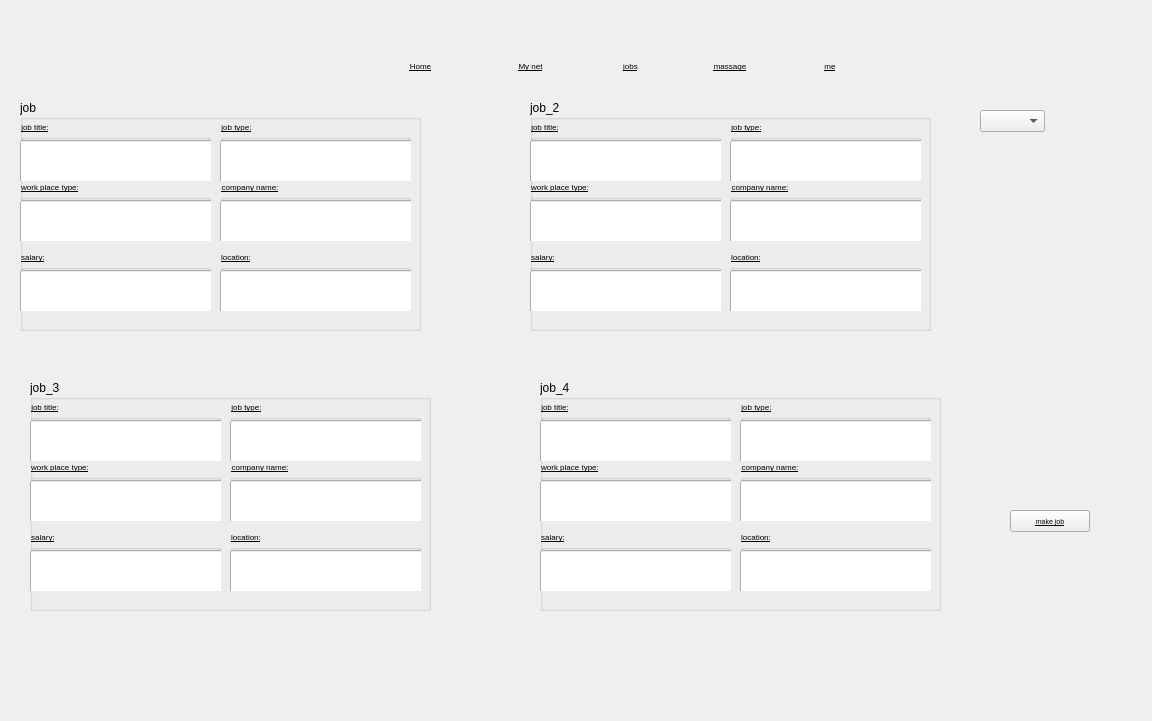
<?xml version="1.0" encoding="UTF-8"?>
<ui version="4.0">
 <class>jobs_c</class>
 <widget class="QDialog" name="jobs_c">
  <property name="geometry">
   <rect>
    <x>0</x>
    <y>0</y>
    <width>1152</width>
    <height>721</height>
   </rect>
  </property>
  <property name="windowTitle">
   <string>Dialog</string>
  </property>
  <widget class="QLabel" name="label_6">
   <property name="geometry">
    <rect>
     <x>10</x>
     <y>10</y>
     <width>47</width>
     <height>31</height>
    </rect>
   </property>
   <property name="text">
    <string/>
   </property>
  </widget>
  <widget class="QLabel" name="label_5">
   <property name="geometry">
    <rect>
     <x>820</x>
     <y>30</y>
     <width>51</width>
     <height>31</height>
    </rect>
   </property>
   <property name="accessibleName">
    <string>&lt;html&gt;&lt;head/&gt;&lt;body&gt;&lt;p&gt;&lt;span style=&quot; font-size:6pt;&quot;&gt;me&lt;/span&gt;&lt;/p&gt;&lt;/body&gt;&lt;/html&gt;</string>
   </property>
   <property name="text">
    <string/>
   </property>
  </widget>
  <widget class="QPushButton" name="pushButton_3">
   <property name="geometry">
    <rect>
     <x>590</x>
     <y>50</y>
     <width>81</width>
     <height>31</height>
    </rect>
   </property>
   <property name="font">
    <font>
     <pointsize>6</pointsize>
     <underline>true</underline>
    </font>
   </property>
   <property name="text">
    <string>jobs</string>
   </property>
   <property name="flat">
    <bool>true</bool>
   </property>
  </widget>
  <widget class="QLabel" name="label_2">
   <property name="geometry">
    <rect>
     <x>506</x>
     <y>23</y>
     <width>61</width>
     <height>31</height>
    </rect>
   </property>
   <property name="text">
    <string/>
   </property>
  </widget>
  <widget class="QLabel" name="label">
   <property name="geometry">
    <rect>
     <x>406</x>
     <y>23</y>
     <width>61</width>
     <height>31</height>
    </rect>
   </property>
   <property name="text">
    <string/>
   </property>
  </widget>
  <widget class="QPushButton" name="pushButton">
   <property name="enabled">
    <bool>true</bool>
   </property>
   <property name="geometry">
    <rect>
     <x>380</x>
     <y>50</y>
     <width>81</width>
     <height>31</height>
    </rect>
   </property>
   <property name="font">
    <font>
     <pointsize>6</pointsize>
     <underline>true</underline>
    </font>
   </property>
   <property name="text">
    <string>Home</string>
   </property>
   <property name="flat">
    <bool>true</bool>
   </property>
  </widget>
  <widget class="QLabel" name="label_3">
   <property name="geometry">
    <rect>
     <x>606</x>
     <y>23</y>
     <width>61</width>
     <height>31</height>
    </rect>
   </property>
   <property name="text">
    <string/>
   </property>
  </widget>
  <widget class="QLabel" name="label_4">
   <property name="geometry">
    <rect>
     <x>706</x>
     <y>23</y>
     <width>61</width>
     <height>31</height>
    </rect>
   </property>
   <property name="text">
    <string/>
   </property>
  </widget>
  <widget class="QPushButton" name="pushButton_5">
   <property name="enabled">
    <bool>true</bool>
   </property>
   <property name="geometry">
    <rect>
     <x>790</x>
     <y>50</y>
     <width>80</width>
     <height>31</height>
    </rect>
   </property>
   <property name="font">
    <font>
     <pointsize>6</pointsize>
     <underline>true</underline>
    </font>
   </property>
   <property name="acceptDrops">
    <bool>false</bool>
   </property>
   <property name="layoutDirection">
    <enum>Qt::LeftToRight</enum>
   </property>
   <property name="text">
    <string>me</string>
   </property>
   <property name="flat">
    <bool>true</bool>
   </property>
  </widget>
  <widget class="QPushButton" name="pushButton_4">
   <property name="enabled">
    <bool>true</bool>
   </property>
   <property name="geometry">
    <rect>
     <x>690</x>
     <y>50</y>
     <width>80</width>
     <height>31</height>
    </rect>
   </property>
   <property name="font">
    <font>
     <pointsize>6</pointsize>
     <underline>true</underline>
    </font>
   </property>
   <property name="acceptDrops">
    <bool>false</bool>
   </property>
   <property name="layoutDirection">
    <enum>Qt::LeftToRight</enum>
   </property>
   <property name="text">
    <string>massage</string>
   </property>
   <property name="flat">
    <bool>true</bool>
   </property>
  </widget>
  <widget class="QPushButton" name="pushButton_2">
   <property name="geometry">
    <rect>
     <x>490</x>
     <y>50</y>
     <width>81</width>
     <height>31</height>
    </rect>
   </property>
   <property name="font">
    <font>
     <pointsize>6</pointsize>
     <underline>true</underline>
    </font>
   </property>
   <property name="text">
    <string>My net</string>
   </property>
   <property name="flat">
    <bool>true</bool>
   </property>
  </widget>
  <widget class="QComboBox" name="comboBox">
   <property name="geometry">
    <rect>
     <x>980</x>
     <y>110</y>
     <width>65</width>
     <height>22</height>
    </rect>
   </property>
   <property name="font">
    <font>
     <pointsize>5</pointsize>
    </font>
   </property>
  </widget>
  <widget class="QPushButton" name="pushButton_6">
   <property name="geometry">
    <rect>
     <x>1010</x>
     <y>510</y>
     <width>80</width>
     <height>22</height>
    </rect>
   </property>
   <property name="font">
    <font>
     <pointsize>5</pointsize>
     <underline>true</underline>
    </font>
   </property>
   <property name="text">
    <string>make job</string>
   </property>
  </widget>
  <widget class="QGroupBox" name="groupBox_4">
   <property name="geometry">
    <rect>
     <x>540</x>
     <y>380</y>
     <width>401</width>
     <height>231</height>
    </rect>
   </property>
   <property name="title">
    <string>job_4</string>
   </property>
   <widget class="QGroupBox" name="groupBox_47">
    <property name="geometry">
     <rect>
      <x>0</x>
      <y>150</y>
      <width>191</width>
      <height>61</height>
     </rect>
    </property>
    <property name="font">
     <font>
      <pointsize>6</pointsize>
      <underline>true</underline>
     </font>
    </property>
    <property name="styleSheet">
     <string notr="true">color: rgb(0, 0, 0);</string>
    </property>
    <property name="title">
     <string>salary:</string>
    </property>
    <property name="flat">
     <bool>false</bool>
    </property>
    <widget class="QLineEdit" name="lineEdit_44">
     <property name="geometry">
      <rect>
       <x>0</x>
       <y>20</y>
       <width>291</width>
       <height>51</height>
      </rect>
     </property>
     <property name="font">
      <font>
       <pointsize>6</pointsize>
       <underline>true</underline>
      </font>
     </property>
    </widget>
   </widget>
   <widget class="QGroupBox" name="groupBox_48">
    <property name="geometry">
     <rect>
      <x>0</x>
      <y>80</y>
      <width>191</width>
      <height>61</height>
     </rect>
    </property>
    <property name="font">
     <font>
      <pointsize>6</pointsize>
      <underline>true</underline>
     </font>
    </property>
    <property name="styleSheet">
     <string notr="true">color: rgb(0, 0, 0);</string>
    </property>
    <property name="title">
     <string>work place type:</string>
    </property>
    <property name="flat">
     <bool>false</bool>
    </property>
    <widget class="QLineEdit" name="lineEdit_45">
     <property name="geometry">
      <rect>
       <x>0</x>
       <y>20</y>
       <width>291</width>
       <height>51</height>
      </rect>
     </property>
     <property name="font">
      <font>
       <pointsize>6</pointsize>
       <underline>true</underline>
      </font>
     </property>
    </widget>
   </widget>
   <widget class="QGroupBox" name="groupBox_49">
    <property name="geometry">
     <rect>
      <x>0</x>
      <y>20</y>
      <width>191</width>
      <height>61</height>
     </rect>
    </property>
    <property name="font">
     <font>
      <pointsize>6</pointsize>
      <underline>true</underline>
     </font>
    </property>
    <property name="styleSheet">
     <string notr="true">color: rgb(0, 0, 0);</string>
    </property>
    <property name="title">
     <string>job title:</string>
    </property>
    <property name="flat">
     <bool>false</bool>
    </property>
    <widget class="QLineEdit" name="lineEdit_46">
     <property name="geometry">
      <rect>
       <x>0</x>
       <y>20</y>
       <width>291</width>
       <height>51</height>
      </rect>
     </property>
     <property name="font">
      <font>
       <pointsize>6</pointsize>
       <underline>true</underline>
      </font>
     </property>
    </widget>
   </widget>
   <widget class="QGroupBox" name="groupBox_50">
    <property name="geometry">
     <rect>
      <x>200</x>
      <y>20</y>
      <width>191</width>
      <height>61</height>
     </rect>
    </property>
    <property name="font">
     <font>
      <pointsize>6</pointsize>
      <underline>true</underline>
     </font>
    </property>
    <property name="styleSheet">
     <string notr="true">color: rgb(0, 0, 0);</string>
    </property>
    <property name="title">
     <string>job type:</string>
    </property>
    <property name="flat">
     <bool>false</bool>
    </property>
    <widget class="QLineEdit" name="lineEdit_47">
     <property name="geometry">
      <rect>
       <x>0</x>
       <y>20</y>
       <width>291</width>
       <height>51</height>
      </rect>
     </property>
     <property name="font">
      <font>
       <pointsize>6</pointsize>
       <underline>true</underline>
      </font>
     </property>
    </widget>
   </widget>
   <widget class="QGroupBox" name="groupBox_51">
    <property name="geometry">
     <rect>
      <x>200</x>
      <y>80</y>
      <width>191</width>
      <height>61</height>
     </rect>
    </property>
    <property name="font">
     <font>
      <pointsize>6</pointsize>
      <underline>true</underline>
     </font>
    </property>
    <property name="styleSheet">
     <string notr="true">color: rgb(0, 0, 0);</string>
    </property>
    <property name="title">
     <string>company name:</string>
    </property>
    <property name="flat">
     <bool>false</bool>
    </property>
    <widget class="QLineEdit" name="lineEdit_48">
     <property name="geometry">
      <rect>
       <x>0</x>
       <y>20</y>
       <width>291</width>
       <height>51</height>
      </rect>
     </property>
     <property name="font">
      <font>
       <pointsize>6</pointsize>
       <underline>true</underline>
      </font>
     </property>
    </widget>
   </widget>
   <widget class="QGroupBox" name="groupBox_52">
    <property name="geometry">
     <rect>
      <x>200</x>
      <y>150</y>
      <width>191</width>
      <height>61</height>
     </rect>
    </property>
    <property name="font">
     <font>
      <pointsize>6</pointsize>
      <underline>true</underline>
     </font>
    </property>
    <property name="styleSheet">
     <string notr="true">color: rgb(0, 0, 0);</string>
    </property>
    <property name="title">
     <string>location:</string>
    </property>
    <property name="flat">
     <bool>false</bool>
    </property>
    <widget class="QLineEdit" name="lineEdit_49">
     <property name="geometry">
      <rect>
       <x>0</x>
       <y>20</y>
       <width>291</width>
       <height>51</height>
      </rect>
     </property>
     <property name="font">
      <font>
       <pointsize>6</pointsize>
       <underline>true</underline>
      </font>
     </property>
    </widget>
   </widget>
  </widget>
  <widget class="QGroupBox" name="groupBox">
   <property name="geometry">
    <rect>
     <x>20</x>
     <y>100</y>
     <width>401</width>
     <height>231</height>
    </rect>
   </property>
   <property name="title">
    <string>job</string>
   </property>
   <widget class="QGroupBox" name="groupBox_29">
    <property name="geometry">
     <rect>
      <x>0</x>
      <y>150</y>
      <width>191</width>
      <height>61</height>
     </rect>
    </property>
    <property name="font">
     <font>
      <pointsize>6</pointsize>
      <underline>true</underline>
     </font>
    </property>
    <property name="styleSheet">
     <string notr="true">color: rgb(0, 0, 0);</string>
    </property>
    <property name="title">
     <string>salary:</string>
    </property>
    <property name="flat">
     <bool>false</bool>
    </property>
    <widget class="QLineEdit" name="lineEdit_26">
     <property name="geometry">
      <rect>
       <x>0</x>
       <y>20</y>
       <width>291</width>
       <height>51</height>
      </rect>
     </property>
     <property name="font">
      <font>
       <pointsize>6</pointsize>
       <underline>true</underline>
      </font>
     </property>
    </widget>
   </widget>
   <widget class="QGroupBox" name="groupBox_30">
    <property name="geometry">
     <rect>
      <x>0</x>
      <y>80</y>
      <width>191</width>
      <height>61</height>
     </rect>
    </property>
    <property name="font">
     <font>
      <pointsize>6</pointsize>
      <underline>true</underline>
     </font>
    </property>
    <property name="styleSheet">
     <string notr="true">color: rgb(0, 0, 0);</string>
    </property>
    <property name="title">
     <string>work place type:</string>
    </property>
    <property name="flat">
     <bool>false</bool>
    </property>
    <widget class="QLineEdit" name="lineEdit_27">
     <property name="geometry">
      <rect>
       <x>0</x>
       <y>20</y>
       <width>291</width>
       <height>51</height>
      </rect>
     </property>
     <property name="font">
      <font>
       <pointsize>6</pointsize>
       <underline>true</underline>
      </font>
     </property>
    </widget>
   </widget>
   <widget class="QGroupBox" name="groupBox_31">
    <property name="geometry">
     <rect>
      <x>0</x>
      <y>20</y>
      <width>191</width>
      <height>61</height>
     </rect>
    </property>
    <property name="font">
     <font>
      <pointsize>6</pointsize>
      <underline>true</underline>
     </font>
    </property>
    <property name="styleSheet">
     <string notr="true">color: rgb(0, 0, 0);</string>
    </property>
    <property name="title">
     <string>job title:</string>
    </property>
    <property name="flat">
     <bool>false</bool>
    </property>
    <widget class="QLineEdit" name="lineEdit_28">
     <property name="geometry">
      <rect>
       <x>0</x>
       <y>20</y>
       <width>291</width>
       <height>51</height>
      </rect>
     </property>
     <property name="font">
      <font>
       <pointsize>6</pointsize>
       <underline>true</underline>
      </font>
     </property>
    </widget>
   </widget>
   <widget class="QGroupBox" name="groupBox_32">
    <property name="geometry">
     <rect>
      <x>200</x>
      <y>20</y>
      <width>191</width>
      <height>61</height>
     </rect>
    </property>
    <property name="font">
     <font>
      <pointsize>6</pointsize>
      <underline>true</underline>
     </font>
    </property>
    <property name="styleSheet">
     <string notr="true">color: rgb(0, 0, 0);</string>
    </property>
    <property name="title">
     <string>job type:</string>
    </property>
    <property name="flat">
     <bool>false</bool>
    </property>
    <widget class="QLineEdit" name="lineEdit_29">
     <property name="geometry">
      <rect>
       <x>0</x>
       <y>20</y>
       <width>291</width>
       <height>51</height>
      </rect>
     </property>
     <property name="font">
      <font>
       <pointsize>6</pointsize>
       <underline>true</underline>
      </font>
     </property>
    </widget>
   </widget>
   <widget class="QGroupBox" name="groupBox_33">
    <property name="geometry">
     <rect>
      <x>200</x>
      <y>80</y>
      <width>191</width>
      <height>61</height>
     </rect>
    </property>
    <property name="font">
     <font>
      <pointsize>6</pointsize>
      <underline>true</underline>
     </font>
    </property>
    <property name="styleSheet">
     <string notr="true">color: rgb(0, 0, 0);</string>
    </property>
    <property name="title">
     <string>company name:</string>
    </property>
    <property name="flat">
     <bool>false</bool>
    </property>
    <widget class="QLineEdit" name="lineEdit_30">
     <property name="geometry">
      <rect>
       <x>0</x>
       <y>20</y>
       <width>291</width>
       <height>51</height>
      </rect>
     </property>
     <property name="font">
      <font>
       <pointsize>6</pointsize>
       <underline>true</underline>
      </font>
     </property>
    </widget>
   </widget>
   <widget class="QGroupBox" name="groupBox_34">
    <property name="geometry">
     <rect>
      <x>200</x>
      <y>150</y>
      <width>191</width>
      <height>61</height>
     </rect>
    </property>
    <property name="font">
     <font>
      <pointsize>6</pointsize>
      <underline>true</underline>
     </font>
    </property>
    <property name="styleSheet">
     <string notr="true">color: rgb(0, 0, 0);</string>
    </property>
    <property name="title">
     <string>location:</string>
    </property>
    <property name="flat">
     <bool>false</bool>
    </property>
    <widget class="QLineEdit" name="lineEdit_31">
     <property name="geometry">
      <rect>
       <x>0</x>
       <y>20</y>
       <width>291</width>
       <height>51</height>
      </rect>
     </property>
     <property name="font">
      <font>
       <pointsize>6</pointsize>
       <underline>true</underline>
      </font>
     </property>
    </widget>
   </widget>
  </widget>
  <widget class="QGroupBox" name="groupBox_2">
   <property name="geometry">
    <rect>
     <x>530</x>
     <y>100</y>
     <width>401</width>
     <height>231</height>
    </rect>
   </property>
   <property name="title">
    <string>job_2</string>
   </property>
   <widget class="QGroupBox" name="groupBox_35">
    <property name="geometry">
     <rect>
      <x>0</x>
      <y>150</y>
      <width>191</width>
      <height>61</height>
     </rect>
    </property>
    <property name="font">
     <font>
      <pointsize>6</pointsize>
      <underline>true</underline>
     </font>
    </property>
    <property name="styleSheet">
     <string notr="true">color: rgb(0, 0, 0);</string>
    </property>
    <property name="title">
     <string>salary:</string>
    </property>
    <property name="flat">
     <bool>false</bool>
    </property>
    <widget class="QLineEdit" name="lineEdit_32">
     <property name="geometry">
      <rect>
       <x>0</x>
       <y>20</y>
       <width>291</width>
       <height>51</height>
      </rect>
     </property>
     <property name="font">
      <font>
       <pointsize>6</pointsize>
       <underline>true</underline>
      </font>
     </property>
    </widget>
   </widget>
   <widget class="QGroupBox" name="groupBox_36">
    <property name="geometry">
     <rect>
      <x>0</x>
      <y>80</y>
      <width>191</width>
      <height>61</height>
     </rect>
    </property>
    <property name="font">
     <font>
      <pointsize>6</pointsize>
      <underline>true</underline>
     </font>
    </property>
    <property name="styleSheet">
     <string notr="true">color: rgb(0, 0, 0);</string>
    </property>
    <property name="title">
     <string>work place type:</string>
    </property>
    <property name="flat">
     <bool>false</bool>
    </property>
    <widget class="QLineEdit" name="lineEdit_33">
     <property name="geometry">
      <rect>
       <x>0</x>
       <y>20</y>
       <width>291</width>
       <height>51</height>
      </rect>
     </property>
     <property name="font">
      <font>
       <pointsize>6</pointsize>
       <underline>true</underline>
      </font>
     </property>
    </widget>
   </widget>
   <widget class="QGroupBox" name="groupBox_37">
    <property name="geometry">
     <rect>
      <x>0</x>
      <y>20</y>
      <width>191</width>
      <height>61</height>
     </rect>
    </property>
    <property name="font">
     <font>
      <pointsize>6</pointsize>
      <underline>true</underline>
     </font>
    </property>
    <property name="styleSheet">
     <string notr="true">color: rgb(0, 0, 0);</string>
    </property>
    <property name="title">
     <string>job title:</string>
    </property>
    <property name="flat">
     <bool>false</bool>
    </property>
    <widget class="QLineEdit" name="lineEdit_34">
     <property name="geometry">
      <rect>
       <x>0</x>
       <y>20</y>
       <width>291</width>
       <height>51</height>
      </rect>
     </property>
     <property name="font">
      <font>
       <pointsize>6</pointsize>
       <underline>true</underline>
      </font>
     </property>
    </widget>
   </widget>
   <widget class="QGroupBox" name="groupBox_38">
    <property name="geometry">
     <rect>
      <x>200</x>
      <y>20</y>
      <width>191</width>
      <height>61</height>
     </rect>
    </property>
    <property name="font">
     <font>
      <pointsize>6</pointsize>
      <underline>true</underline>
     </font>
    </property>
    <property name="styleSheet">
     <string notr="true">color: rgb(0, 0, 0);</string>
    </property>
    <property name="title">
     <string>job type:</string>
    </property>
    <property name="flat">
     <bool>false</bool>
    </property>
    <widget class="QLineEdit" name="lineEdit_35">
     <property name="geometry">
      <rect>
       <x>0</x>
       <y>20</y>
       <width>291</width>
       <height>51</height>
      </rect>
     </property>
     <property name="font">
      <font>
       <pointsize>6</pointsize>
       <underline>true</underline>
      </font>
     </property>
    </widget>
   </widget>
   <widget class="QGroupBox" name="groupBox_39">
    <property name="geometry">
     <rect>
      <x>200</x>
      <y>80</y>
      <width>191</width>
      <height>61</height>
     </rect>
    </property>
    <property name="font">
     <font>
      <pointsize>6</pointsize>
      <underline>true</underline>
     </font>
    </property>
    <property name="styleSheet">
     <string notr="true">color: rgb(0, 0, 0);</string>
    </property>
    <property name="title">
     <string>company name:</string>
    </property>
    <property name="flat">
     <bool>false</bool>
    </property>
    <widget class="QLineEdit" name="lineEdit_36">
     <property name="geometry">
      <rect>
       <x>0</x>
       <y>20</y>
       <width>291</width>
       <height>51</height>
      </rect>
     </property>
     <property name="font">
      <font>
       <pointsize>6</pointsize>
       <underline>true</underline>
      </font>
     </property>
    </widget>
   </widget>
   <widget class="QGroupBox" name="groupBox_40">
    <property name="geometry">
     <rect>
      <x>200</x>
      <y>150</y>
      <width>191</width>
      <height>61</height>
     </rect>
    </property>
    <property name="font">
     <font>
      <pointsize>6</pointsize>
      <underline>true</underline>
     </font>
    </property>
    <property name="styleSheet">
     <string notr="true">color: rgb(0, 0, 0);</string>
    </property>
    <property name="title">
     <string>location:</string>
    </property>
    <property name="flat">
     <bool>false</bool>
    </property>
    <widget class="QLineEdit" name="lineEdit_37">
     <property name="geometry">
      <rect>
       <x>0</x>
       <y>20</y>
       <width>291</width>
       <height>51</height>
      </rect>
     </property>
     <property name="font">
      <font>
       <pointsize>6</pointsize>
       <underline>true</underline>
      </font>
     </property>
    </widget>
   </widget>
  </widget>
  <widget class="QGroupBox" name="groupBox_3">
   <property name="geometry">
    <rect>
     <x>30</x>
     <y>380</y>
     <width>401</width>
     <height>231</height>
    </rect>
   </property>
   <property name="title">
    <string>job_3</string>
   </property>
   <widget class="QGroupBox" name="groupBox_41">
    <property name="geometry">
     <rect>
      <x>0</x>
      <y>150</y>
      <width>191</width>
      <height>61</height>
     </rect>
    </property>
    <property name="font">
     <font>
      <pointsize>6</pointsize>
      <underline>true</underline>
     </font>
    </property>
    <property name="styleSheet">
     <string notr="true">color: rgb(0, 0, 0);</string>
    </property>
    <property name="title">
     <string>salary:</string>
    </property>
    <property name="flat">
     <bool>false</bool>
    </property>
    <widget class="QLineEdit" name="lineEdit_38">
     <property name="geometry">
      <rect>
       <x>0</x>
       <y>20</y>
       <width>291</width>
       <height>51</height>
      </rect>
     </property>
     <property name="font">
      <font>
       <pointsize>6</pointsize>
       <underline>true</underline>
      </font>
     </property>
    </widget>
   </widget>
   <widget class="QGroupBox" name="groupBox_42">
    <property name="geometry">
     <rect>
      <x>0</x>
      <y>80</y>
      <width>191</width>
      <height>61</height>
     </rect>
    </property>
    <property name="font">
     <font>
      <pointsize>6</pointsize>
      <underline>true</underline>
     </font>
    </property>
    <property name="styleSheet">
     <string notr="true">color: rgb(0, 0, 0);</string>
    </property>
    <property name="title">
     <string>work place type:</string>
    </property>
    <property name="flat">
     <bool>false</bool>
    </property>
    <widget class="QLineEdit" name="lineEdit_39">
     <property name="geometry">
      <rect>
       <x>0</x>
       <y>20</y>
       <width>291</width>
       <height>51</height>
      </rect>
     </property>
     <property name="font">
      <font>
       <pointsize>6</pointsize>
       <underline>true</underline>
      </font>
     </property>
    </widget>
   </widget>
   <widget class="QGroupBox" name="groupBox_43">
    <property name="geometry">
     <rect>
      <x>0</x>
      <y>20</y>
      <width>191</width>
      <height>61</height>
     </rect>
    </property>
    <property name="font">
     <font>
      <pointsize>6</pointsize>
      <underline>true</underline>
     </font>
    </property>
    <property name="styleSheet">
     <string notr="true">color: rgb(0, 0, 0);</string>
    </property>
    <property name="title">
     <string>job title:</string>
    </property>
    <property name="flat">
     <bool>false</bool>
    </property>
    <widget class="QLineEdit" name="lineEdit_40">
     <property name="geometry">
      <rect>
       <x>0</x>
       <y>20</y>
       <width>291</width>
       <height>51</height>
      </rect>
     </property>
     <property name="font">
      <font>
       <pointsize>6</pointsize>
       <underline>true</underline>
      </font>
     </property>
    </widget>
   </widget>
   <widget class="QGroupBox" name="groupBox_44">
    <property name="geometry">
     <rect>
      <x>200</x>
      <y>20</y>
      <width>191</width>
      <height>61</height>
     </rect>
    </property>
    <property name="font">
     <font>
      <pointsize>6</pointsize>
      <underline>true</underline>
     </font>
    </property>
    <property name="styleSheet">
     <string notr="true">color: rgb(0, 0, 0);</string>
    </property>
    <property name="title">
     <string>job type:</string>
    </property>
    <property name="flat">
     <bool>false</bool>
    </property>
    <widget class="QLineEdit" name="lineEdit_41">
     <property name="geometry">
      <rect>
       <x>0</x>
       <y>20</y>
       <width>291</width>
       <height>51</height>
      </rect>
     </property>
     <property name="font">
      <font>
       <pointsize>6</pointsize>
       <underline>true</underline>
      </font>
     </property>
    </widget>
   </widget>
   <widget class="QGroupBox" name="groupBox_45">
    <property name="geometry">
     <rect>
      <x>200</x>
      <y>80</y>
      <width>191</width>
      <height>61</height>
     </rect>
    </property>
    <property name="font">
     <font>
      <pointsize>6</pointsize>
      <underline>true</underline>
     </font>
    </property>
    <property name="styleSheet">
     <string notr="true">color: rgb(0, 0, 0);</string>
    </property>
    <property name="title">
     <string>company name:</string>
    </property>
    <property name="flat">
     <bool>false</bool>
    </property>
    <widget class="QLineEdit" name="lineEdit_42">
     <property name="geometry">
      <rect>
       <x>0</x>
       <y>20</y>
       <width>291</width>
       <height>51</height>
      </rect>
     </property>
     <property name="font">
      <font>
       <pointsize>6</pointsize>
       <underline>true</underline>
      </font>
     </property>
    </widget>
   </widget>
   <widget class="QGroupBox" name="groupBox_46">
    <property name="geometry">
     <rect>
      <x>200</x>
      <y>150</y>
      <width>191</width>
      <height>61</height>
     </rect>
    </property>
    <property name="font">
     <font>
      <pointsize>6</pointsize>
      <underline>true</underline>
     </font>
    </property>
    <property name="styleSheet">
     <string notr="true">color: rgb(0, 0, 0);</string>
    </property>
    <property name="title">
     <string>location:</string>
    </property>
    <property name="flat">
     <bool>false</bool>
    </property>
    <widget class="QLineEdit" name="lineEdit_43">
     <property name="geometry">
      <rect>
       <x>0</x>
       <y>20</y>
       <width>291</width>
       <height>51</height>
      </rect>
     </property>
     <property name="font">
      <font>
       <pointsize>6</pointsize>
       <underline>true</underline>
      </font>
     </property>
    </widget>
   </widget>
  </widget>
 </widget>
 <resources/>
 <connections/>
</ui>
